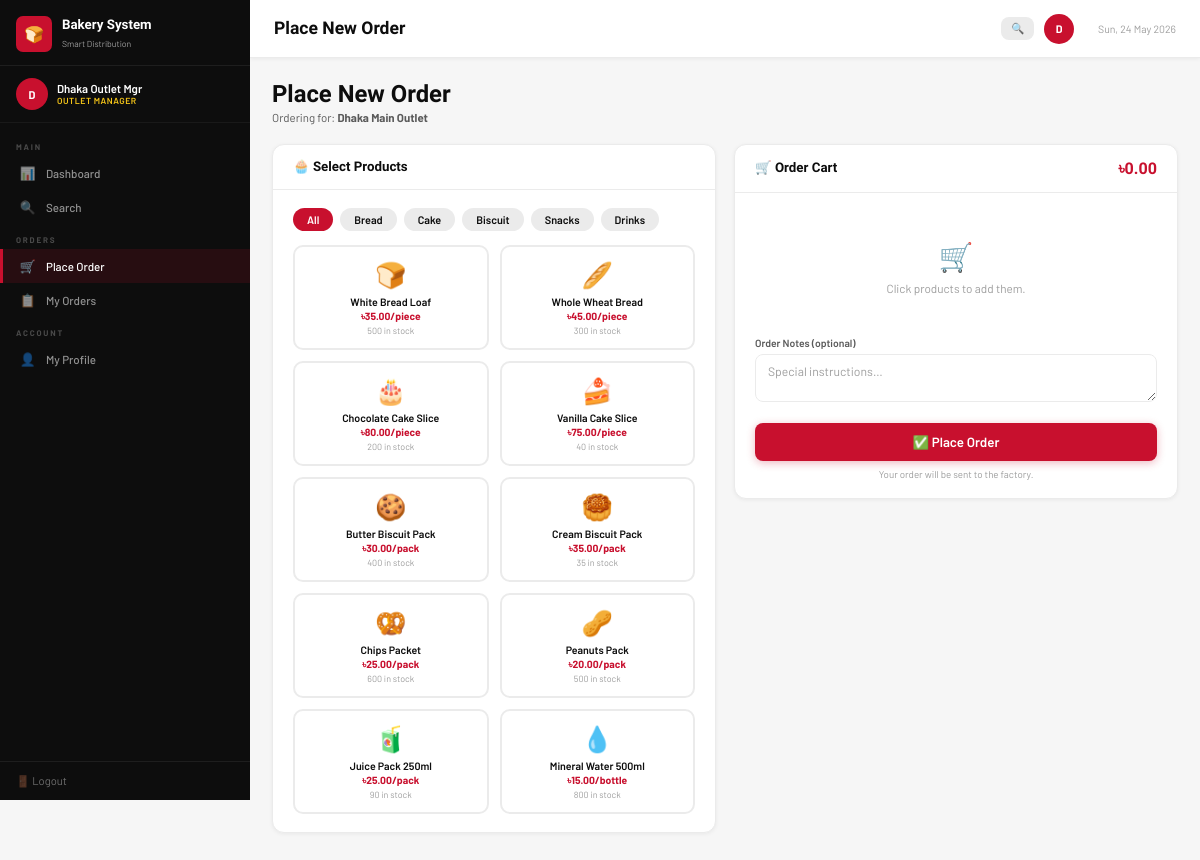
/place_order.php (signed in), run on the app's committed database.
### tables this page shows
CREATE TABLE outlets (
    id INT AUTO_INCREMENT PRIMARY KEY,
    name VARCHAR(100) NOT NULL,
    address VARCHAR(255),
    phone VARCHAR(20),
    manager_id INT,                    
    active TINYINT(1) DEFAULT 1,
    created_at DATETIME DEFAULT CURRENT_TIMESTAMP
);

CREATE TABLE products (
    id INT AUTO_INCREMENT PRIMARY KEY,
    name VARCHAR(100) NOT NULL,
    category_id INT,
    price DECIMAL(10,2) NOT NULL,
    stock INT DEFAULT 0,
    min_stock INT DEFAULT 50,
    unit VARCHAR(20) DEFAULT 'piece',
    emoji VARCHAR(10) DEFAULT '🛍',
    active TINYINT(1) DEFAULT 1,
    created_at DATETIME DEFAULT CURRENT_TIMESTAMP
);

CREATE TABLE categories (
    id INT AUTO_INCREMENT PRIMARY KEY,
    name VARCHAR(50) NOT NULL
);

### place_order.php (the view, shortened to what this page needs)
<?php
require_once 'config.php';
$outlet = $conn->query("SELECT * FROM outlets WHERE manager_id={$_SESSION['user_id']} AND active=1")->fetch_assoc();
$products   = $conn->query("SELECT p.*, c.name AS cat_name FROM products p JOIN categories c ON p.category_id=c.id WHERE p.active=1 ORDER BY p.category_id, p.name");
$prods_by_cat = [];
$all_prods = [];
while ($p = $products->fetch_assoc()) {
    $prods_by_cat[$p['category_id']][] = $p;
    $all_prods[] = $p;
}
include 'includes/header.php';
?>
<div class="ph">
  <div><h1>Place New Order</h1><p>Ordering for: <strong><?= htmlspecialchars($outlet['name']) ?></strong></p></div>
</div>
<form method="POST" id="order-form">
  <div class="g2" style="align-items:start">
    <div>
      <div class="card">
        <div class="ch"><h3>🧁 Select Products</h3></div>
        <div class="cb">
          <div class="cat-btns">
            <button type="button" class="cb-btn act" onclick="filterCat(0,this)">All</button>
            <?php foreach ($prods_by_cat as $catId => $ps):
              $cname = $ps[0]['cat_name'];
            ?>
            <button type="button" class="cb-btn" onclick="filterCat(<?= $catId ?>,this)"><?= htmlspecialchars($cname) ?></button>
            <?php endforeach; ?>
          </div>
          <div class="pgrid" id="product-grid">
            <?php foreach ($all_prods as $p): ?>
            <div class="ptile <?= $p['stock']<=0?'oos':'' ?>" data-cat="<?= $p['category_id'] ?>" id="tile-<?= $p['id'] ?>"
                 onclick="<?= $p['stock']>0 ? "addItem({$p['id']})" : '' ?>">
              <div class="pe"><?= $p['emoji'] ?></div>
              <div class="pn"><?= htmlspecialchars($p['name']) ?></div>
              <div class="pp">৳<?= number_format($p['price'],2) ?>/<?= $p['unit'] ?></div>
              <div class="ps"><?= $p['stock']>0 ? $p['stock'].' in stock' : 'Out of stock' ?></div>
            </div>
            <?php endforeach; ?>
          </div>
        </div>
      </div>
    </div>
    <div>
      <div class="card" style="position:sticky;top:70px">
        <div class="ch">
          <h3>🛒 Order Cart</h3>
          <span id="cart-total-top" style="font-family:'Barlow Condensed';font-size:1.15rem;font-weight:800;color:var(--red)">৳0.00</span>
        </div>
        <div class="cb">
          <div id="cart-items">
            <div class="cempty"><span class="cei">🛒</span>Click products to add them.</div>
          </div>
          <div class="fg" style="margin-top:14px">
            <label class="fl">Order Notes (optional)</label>
            <textarea name="notes" class="fc" rows="2" placeholder="Special instructions…"></textarea>
          </div>
          <button type="submit" id="submit-btn" class="btn btn-p" style="width:100%;justify-content:center;padding:11px;font-size:.95rem;margin-top:4px" disabled>
            ✅ Place Order
          </button>
          <p style="font-size:.7rem;color:var(--g400);text-align:center;margin-top:7px">Your order will be sent to the factory.</p>
        </div>
      </div>
    </div>
  </div>
</form>
<?php include 'includes/footer.php'; ?>

### style.css (style rules this page uses)
:root { --red: #C8102E; --red2: #9B0B22; --black: #0D0D0D; --dark: #1A1A1A; --gold: #F5C518; --white: #fff; --g100: #F6F6F6; --g200: #EBEBEB; --g300: #D4D4D4; --g400: #9E9E9E; --g600: #5A5A5A; --green: #16A34A; --orange: #EA580C; --blue: #1D4ED8; --sw: 250px; --hh: 58px; --r: 8px; }
*, *::before, *::after { box-sizing: border-box; margin: 0; padding: 0; }
html { font-size: 14px; }
body { font-family: 'Barlow', sans-serif; background: var(--g100); color: var(--black); min-height: 100vh; }
h1,h2,h3,h4 { font-family: 'Barlow Condensed', sans-serif; font-weight: 700; line-height: 1.2; }
.card { background:#fff; border-radius:12px; border:1px solid var(--g200); box-shadow:0 1px 4px rgba(0,0,0,.06); overflow:hidden; margin-bottom:18px; }
.ch { padding:14px 20px; border-bottom:1px solid var(--g200); display:flex; align-items:center; justify-content:space-between; gap:10px; }
.ch h3 { font-size:.95rem; }
.cb { padding:18px 20px; }
.g2 { display:grid; grid-template-columns:1fr 1fr; gap:18px; }
.btn { display:inline-flex; align-items:center; gap:5px; padding:7px 14px; border-radius:var(--r); font-family:'Barlow',sans-serif; font-size:.8rem; font-weight:600; cursor:pointer; border:none; transition:.15s; white-space:nowrap; text-decoration:none; }
.btn-p { background:var(--red); color:#fff; box-shadow:0 2px 8px rgba(200,16,46,.3); }
.fg { margin-bottom:14px; }
.fl { display:block; font-size:.74rem; font-weight:600; color:var(--g600); margin-bottom:5px; }
.fc { width:100%; border:1.5px solid var(--g200); border-radius:var(--r); padding:9px 12px; font-family:'Barlow',sans-serif; font-size:.87rem; color:var(--black); background:#fff; transition:.18s; }
.fc::placeholder { color:var(--g400); }
.ph { display:flex; align-items:flex-start; justify-content:space-between; margin-bottom:20px; gap:13px; flex-wrap:wrap; }
.ph h1 { font-size:1.7rem; }
.ph p { color:var(--g600); font-size:.82rem; margin-top:2px; }
.cat-btns { display:flex; gap:7px; flex-wrap:wrap; margin-bottom:14px; }
.cb-btn { background:var(--g200); color:var(--black); border:none; border-radius:20px; padding:5px 14px; font-size:.78rem; font-weight:600; cursor:pointer; transition:.15s; font-family:'Barlow',sans-serif; }
.cb-btn.act, .cb-btn:hover { background:var(--red); color:#fff; }
.pgrid { display:grid; grid-template-columns:repeat(auto-fill,minmax(145px,1fr)); gap:11px; }
.ptile { border:2px solid var(--g200); border-radius:10px; padding:12px; cursor:pointer; transition:.18s; text-align:center; background:#fff; position:relative; }
.ptile .pe { font-size:1.8rem; margin-bottom:5px; }
.ptile .pn { font-size:.76rem; font-weight:600; }
.ptile .pp { color:var(--red); font-size:.74rem; font-weight:700; margin-top:2px; }
.ptile .ps { font-size:.64rem; color:var(--g400); margin-top:2px; }
.cempty { text-align:center; padding:28px 14px; color:var(--g400); font-size:.84rem; }
.cempty .cei { font-size:2rem; display:block; margin-bottom:7px; }

### data on the page
outlets: name "Dhaka Main Outlet"
products: category.name "Bread", emoji "🍞", name "White Bread Loaf", price "35.00", unit "piece", stock "500"
products: category.name "Cake", emoji "🎂", name "Chocolate Cake Slice", price "80.00", unit "piece", stock "200"
products: category.name "Biscuit", emoji "🍪", name "Butter Biscuit Pack", price "30.00", unit "pack", stock "400"
products: category.name "Snacks", emoji "🥨", name "Chips Packet", price "25.00", unit "pack", stock "600"
products: category.name "Drinks", emoji "🧃", name "Juice Pack 250ml", price "25.00", unit "pack", stock "90"
products: emoji "🥖", name "Whole Wheat Bread", price "45.00", unit "piece", stock "300"
products: emoji "🍰", name "Vanilla Cake Slice", price "75.00", unit "piece", stock "40"
products: emoji "🥮", name "Cream Biscuit Pack", price "35.00", unit "pack", stock "35"
products: emoji "🥜", name "Peanuts Pack", price "20.00", unit "pack", stock "500"
products: emoji "💧", name "Mineral Water 500ml", price "15.00", unit "bottle", stock "800"

### other printed values
$initials "D"
$user_name "Dhaka Outlet Mgr"
$role_label "OUTLET MANAGER"
$section_name "MAIN"
$icon "📊"
$label "Dashboard"
$icon "🔍"
$label "Search"
$section_name "ORDERS"
$icon "🛒"
$label "Place Order"
$icon "📋"
$label "My Orders"
$section_name "ACCOUNT"
$icon "👤"
